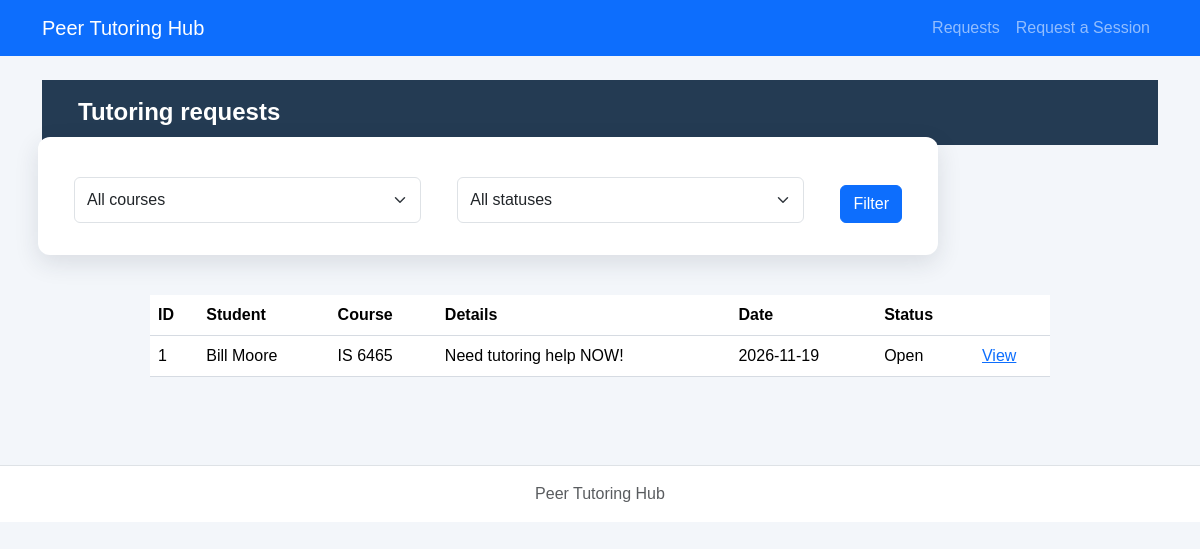
/lab6/php/requests.php, run on an earlier commit of the app's database.
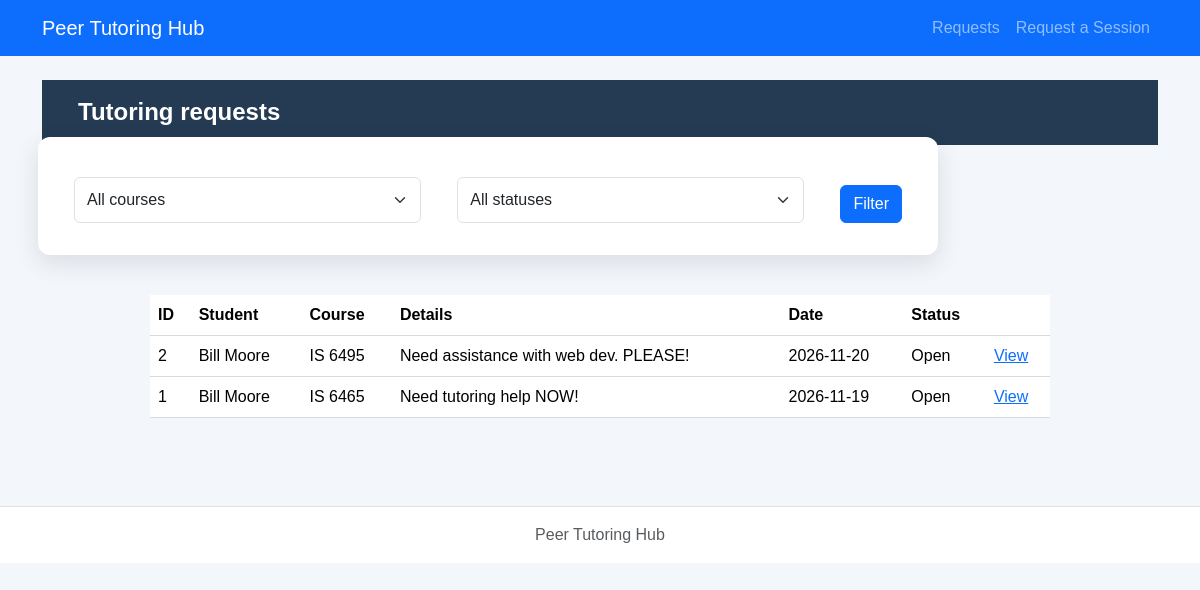
And on a later commit of the database.
### tables this page shows
CREATE TABLE tutoring_requests (
    request_id INTEGER PRIMARY KEY,
    student_id INTEGER NOT NULL,
    course TEXT NOT NULL,
    topic TEXT NOT NULL,
    preferred_date TEXT NOT NULL,
    preferred_time TEXT NOT NULL,
    status TEXT NOT NULL DEFAULT 'Open' CHECK(status IN ('Open','Cancelled','Assigned','Completed')),
    created_at TEXT NOT NULL DEFAULT CURRENT_TIMESTAMP,
    FOREIGN KEY(student_id) REFERENCES students(student_id)
);

CREATE TABLE students (
    student_id INTEGER PRIMARY KEY,
    student_name TEXT NOT NULL,
    student_email TEXT NOT NULL UNIQUE,
    user_id INTEGER,
    FOREIGN KEY(user_id) REFERENCES users(user_id)
);

### lab6/config/db.php (called while the page is built)
<?php
function openDatabase($path = null) {
    if ($path === null) {
        $path = dirname(__DIR__) . '/database/tutoring.db';
    }
    $pdo = new PDO('sqlite:' . $path);
    $pdo->setAttribute(PDO::ATTR_ERRMODE, PDO::ERRMODE_EXCEPTION);
    $pdo->setAttribute(PDO::ATTR_DEFAULT_FETCH_MODE, PDO::FETCH_ASSOC);
    $pdo->exec('PRAGMA foreign_keys = ON');
    return $pdo;
}

### lab6/repositories/requestPDO.php (called while the page is built, shortened)
<?php
function listRequests($pdo, $course = '', $status = '') {
    $sql='SELECT r.*,s.student_name FROM tutoring_requests r JOIN students s ON r.student_id=s.student_id WHERE 1=1';$args=[];
    $sql.=' ORDER BY r.request_id DESC';$stmt=$pdo->prepare($sql);$stmt->execute($args);return $stmt->fetchAll();
}

### lab6/services/requestService.php (called while the page is built, shortened)
<?php
require_once dirname(__DIR__).'/repositories/requestPDO.php';
function escapeHtml($v) {return htmlspecialchars((string)$v,ENT_QUOTES,'UTF-8');}
function decodeTopic($topic) {
    $v=json_decode($topic,true);
    return is_array($v)&&isset($v['reason'])&&is_array($v['topics']??null) ? $v : ['reason'=>$topic,'topics'=>[]];
}

### lab6/php/requests.php (the view, shortened to what this page needs)
<?php
require_once __DIR__.'/../config/db.php';require_once __DIR__.'/../services/requestService.php';
$course=trim((string)($_GET['course']??''));$status=(string)($_GET['status']??'');
$rows=listRequests(openDatabase(),$course,$status);
require __DIR__.'/../includes/header.php';require __DIR__.'/../includes/nav.php';?>
<main class="container py-4"><h1>Tutoring requests</h1>
<form method="get" class="row g-2 mb-3"><div class="col"><select class="form-select" name="course"><option value="">All courses</option></select></div><div class="col"><select class="form-select" name="status"><option value="">All statuses</option></select></div><div class="col-auto"><button class="btn btn-primary">Filter</button></div></form>
<?php if(!$rows):?><p>No matching requests.</p><?php else:?><table class="table"><thead><tr><th>ID</th><th>Student</th><th>Course</th><th>Details</th><th>Date</th><th>Status</th><th></th></tr></thead><tbody><?php foreach($rows as $r):$topic=decodeTopic($r['topic']);?><tr><td><?= (int)$r['request_id']?></td><td><?=escapeHtml($r['student_name'])?></td><td><?=escapeHtml($r['course'])?></td><td><?=escapeHtml($topic['reason'])?></td><td><?=escapeHtml($r['preferred_date'])?></td><td><?=escapeHtml($r['status'])?></td><td><a href="request-details.php?request_id=<?=(int)$r['request_id']?>">View</a></td></tr><?php endforeach;?></tbody></table><?php endif;?></main><?php require __DIR__.'/../includes/footer.php';?>

### lab6/includes/header.php (shortened to what this page needs)
<!doctype html>
<html lang="en">
<head>
  <link href="https://cdn.jsdelivr.net/npm/bootstrap@5.3.3/dist/css/bootstrap.min.css" rel="stylesheet">
  <link rel="stylesheet" href="../css/styles.css">
</head>
<body>

### lab6/includes/nav.php
<nav class="navbar navbar-expand-lg navbar-dark bg-primary">
  <div class="container">
    <a class="navbar-brand" href="../index.php">Peer Tutoring Hub</a>
    <div class="navbar-nav">
      <a class="nav-link" href="requests.php">Requests</a>
      <a class="nav-link" href="request-form.php">Request a Session</a>
    </div>
  </div>
</nav>

### lab6/includes/footer.php (shortened to what this page needs)
<footer class="border-top mt-5 py-3 text-center text-muted">
  <div class="container">Peer Tutoring Hub</div>
</footer>
</body>
</html>

### lab6/css/styles.css (style rules this page uses)
* { box-sizing: border-box; }
body { margin: 0; min-height: 100vh; font-family: Arial, Helvetica, sans-serif; color: #1f2937; background-color: #f3f6fa; }
h1 { margin: 0; padding: 18px 36px; color: #ffffff; font-size: 24px; font-weight: 700; background-color: #243b53; }
main form { max-width: 900px; margin: 42px auto; padding: 32px; display: grid; grid-template-columns: 1fr 1fr; gap: 18px 28px; background-color: #ffffff; border-radius: 12px; box-shadow: 0 8px 24px rgba(31, 41, 55, 0.12); }
main form input:not([type="checkbox"]):not([type="radio"]), main form select, main form textarea { width: 100%; min-height: 46px; padding: 10px 14px; color: #374151; font: inherit; background-color: #ffffff; border: 1px solid #aeb8c5; border-radius: 8px; }
main form button { grid-column: 1 / -1; grid-row: 6; justify-self: start; margin-top: 8px; padding: 13px 26px; color: #ffffff; font-size: 16px; font-weight: 700; background-color: #d60000; border: 0; border-radius: 8px; cursor: pointer; }
table { width: calc(100% - 80px); max-width: 900px; margin: 40px auto; border-collapse: collapse; background-color: #ffffff; }
th, td { padding: 14px 16px; text-align: left; border-bottom: 1px solid #d6dbe2; }
th { background-color: #eef1f4; }
footer { padding: 22px; color: #52606d; text-align: center; background-color: #ffffff; border-top: 1px solid #d6dbe2; }

What changed in the data, as far as the page shows it:
added tutoring_requests: request_id "2", student.student_name "Bill Moore", course "IS 6495", topic "Need assistance with web dev. PLEASE!", preferred_date "2026-11-20", status "Open"
